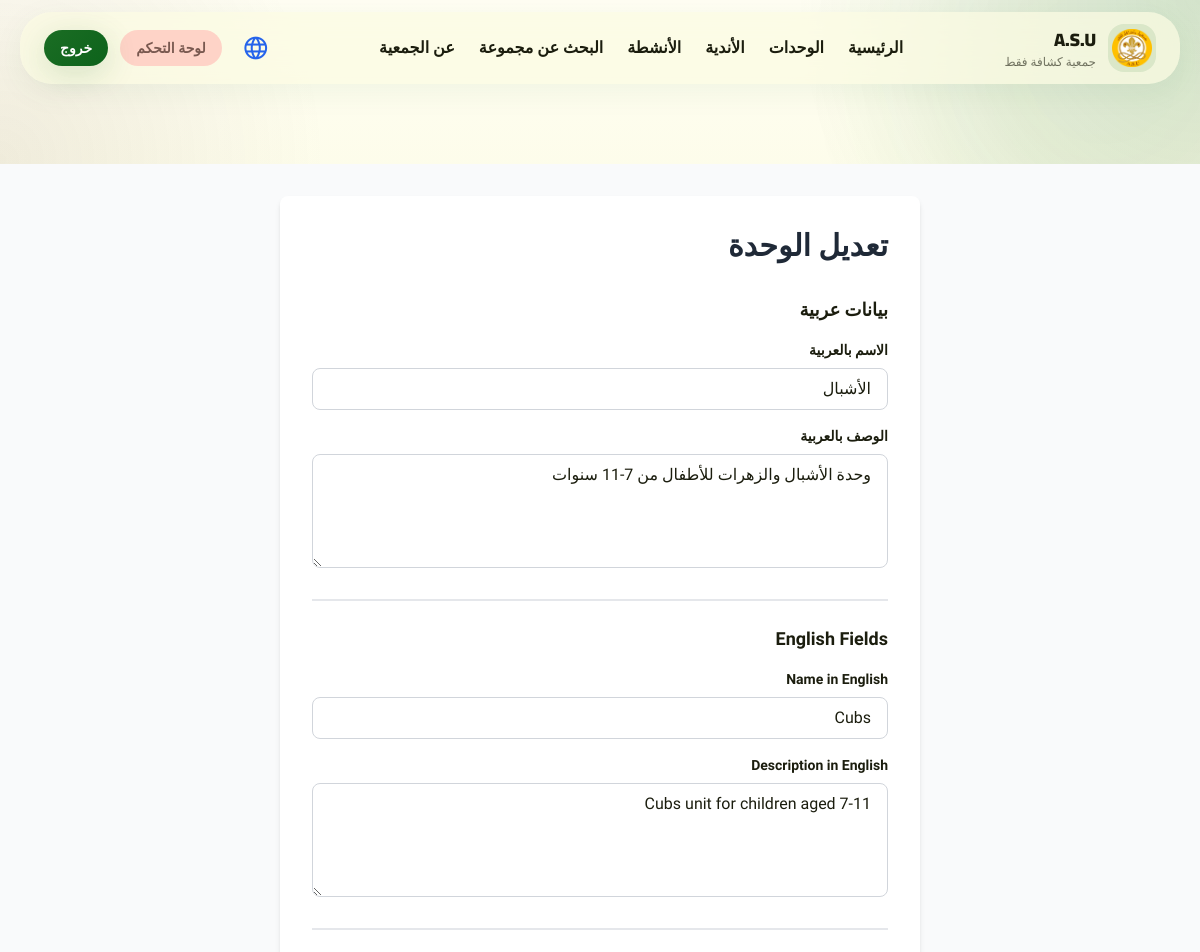
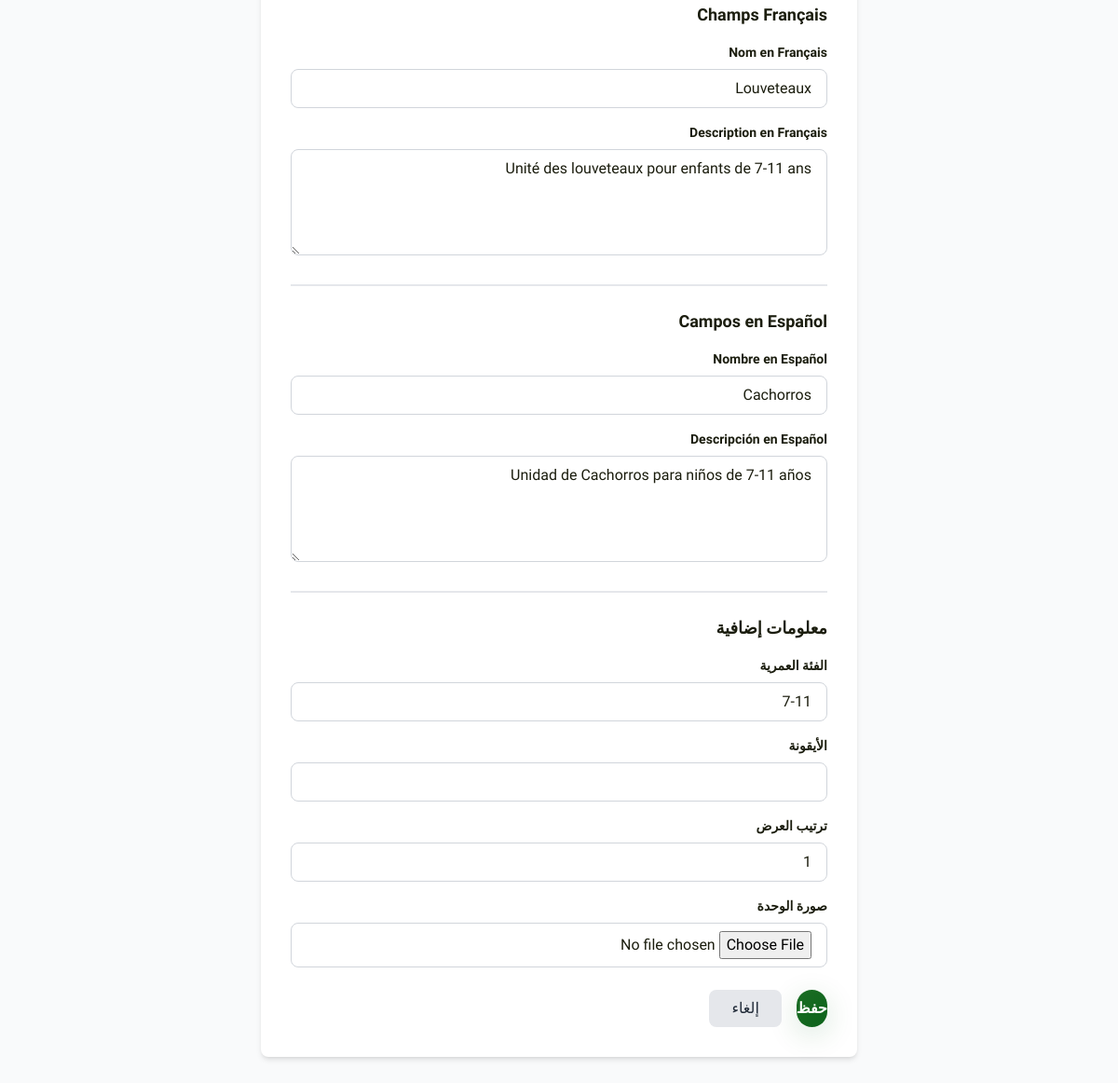
Page /admin/units/8c96baba-1c5c-41f0-bd55-1e432e6db0ec/edit (signed in) on the committed database (2 pictures, top to bottom).
### models.py (models this page shows, shortened)
class Unit(db.Model):
    __tablename__ = 'units'
    id = db.Column(db.String(36), primary_key=True, default=lambda: str(uuid.uuid4()))
    name_ar = db.Column(db.String(120), nullable=False)
    name_en = db.Column(db.String(120), nullable=False)
    name_fr = db.Column(db.String(120), nullable=False)
    name_es = db.Column(db.String(120), nullable=False)
    description_ar = db.Column(db.Text, nullable=False)
    description_en = db.Column(db.Text, nullable=False)
    description_fr = db.Column(db.Text, nullable=False)
    description_es = db.Column(db.Text, nullable=False)
    age_range = db.Column(db.String(50), nullable=False)  # e.g., "7-10"
    icon = db.Column(db.String(50), default='scout')
    image_url = db.Column(db.String(255))
    order = db.Column(db.Integer, default=0)
    created_at = db.Column(db.DateTime, default=datetime.utcnow)
    updated_at = db.Column(db.DateTime, default=datetime.utcnow, onupdate=datetime.utcnow)

### app.py (the view, shortened to what this page needs)
@app.route('/admin/units/<unit_id>/edit', methods=['GET', 'POST'])
@login_required
@admin_required
def admin_edit_unit(unit_id):
    unit = Unit.query.get_or_404(unit_id)
    return render_template('admin/unit_form.html', unit=unit)

### app.py (called while the page is built)
def get_locale():
    supported = app.config['BABEL_SUPPORTED_LOCALES']
    lang = request.args.get('lang')
    if lang in supported:
        return lang
    lang = session.get('lang')
    if lang in supported:
        return lang
    return request.accept_languages.best_match(supported) or app.config['BABEL_DEFAULT_LOCALE']

@app.before_request
def persist_requested_locale():
    lang = request.args.get('lang')
    if lang in app.config['BABEL_SUPPORTED_LOCALES']:
        session['lang'] = lang

@app.context_processor
def inject_locale():
    return {
        'get_locale': get_locale,
        'translate_field': get_translated_field,
        'current_lang': get_locale(),
        'supported_langs': app.config['BABEL_SUPPORTED_LOCALES']
    }

@login_manager.user_loader
def load_user(user_id):
    return User.query.get(user_id)

def admin_required(f):
    @wraps(f)
    def decorated_function(*args, **kwargs):
        if not current_user.is_authenticated or current_user.role != 'admin':
            flash('غير مصرح لك بالوصول إلى هذه الصفحة', 'error')
            abort(403)
        return f(*args, **kwargs)
    return decorated_function

### templates/admin/unit_form.html (shortened to what this page needs)
{% extends "base.html" %}
{% block content %}
<div class="min-h-screen bg-gray-50">
    <div class="max-w-2xl mx-auto px-4 py-8">
        <div class="bg-white rounded-lg shadow-md p-8">
            <h1 class="text-3xl font-black text-gray-800 mb-8">
                {% if unit %}تعديل الوحدة{% else %}إضافة وحدة جديدة{% endif %}
            </h1>
            <form method="POST" enctype="multipart/form-data" class="space-y-6">
                <fieldset class="border-b-2 pb-6">
                    <legend class="font-bold text-lg mb-4">بيانات عربية</legend>
                    <div class="space-y-4">
                        <div>
                            <label class="block text-sm font-bold mb-2">الاسم بالعربية</label>
                            <input type="text" name="name_ar" required value="{{ unit.name_ar if unit else '' }}"
                                class="w-full px-4 py-2 border border-gray-300 rounded-lg">
                        </div>
                        <div>
                            <label class="block text-sm font-bold mb-2">الوصف بالعربية</label>
                            <textarea name="description_ar" rows="4" required
                                class="w-full px-4 py-2 border border-gray-300 rounded-lg">{{ unit.description_ar if unit else '' }}</textarea>
                        </div>
                    </div>
                </fieldset>
                <fieldset class="border-b-2 pb-6">
                    <legend class="font-bold text-lg mb-4">English Fields</legend>
                    <div class="space-y-4">
                        <div>
                            <label class="block text-sm font-bold mb-2">Name in English</label>
                            <input type="text" name="name_en" required value="{{ unit.name_en if unit else '' }}"
                                class="w-full px-4 py-2 border border-gray-300 rounded-lg">
                        </div>
                        <div>
                            <label class="block text-sm font-bold mb-2">Description in English</label>
                            <textarea name="description_en" rows="4" required
                                class="w-full px-4 py-2 border border-gray-300 rounded-lg">{{ unit.description_en if unit else '' }}</textarea>
                        </div>
                    </div>
                </fieldset>
                <fieldset class="border-b-2 pb-6">
                    <legend class="font-bold text-lg mb-4">Champs Français</legend>
                    <div class="space-y-4">
                        <div>
                            <label class="block text-sm font-bold mb-2">Nom en Français</label>
                            <input type="text" name="name_fr" required value="{{ unit.name_fr if unit else '' }}"
                                class="w-full px-4 py-2 border border-gray-300 rounded-lg">
                        </div>
                        <div>
                            <label class="block text-sm font-bold mb-2">Description en Français</label>
                            <textarea name="description_fr" rows="4" required
                                class="w-full px-4 py-2 border border-gray-300 rounded-lg">{{ unit.description_fr if unit else '' }}</textarea>
                        </div>
                    </div>
                </fieldset>
                <fieldset class="border-b-2 pb-6">
                    <legend class="font-bold text-lg mb-4">Campos en Español</legend>
                    <div class="space-y-4">
                        <div>
                            <label class="block text-sm font-bold mb-2">Nombre en Español</label>
                            <input type="text" name="name_es" required value="{{ unit.name_es if unit else '' }}"
                                class="w-full px-4 py-2 border border-gray-300 rounded-lg">
                        </div>
                        <div>
                            <label class="block text-sm font-bold mb-2">Descripción en Español</label>
                            <textarea name="description_es" rows="4" required
                                class="w-full px-4 py-2 border border-gray-300 rounded-lg">{{ unit.description_es if unit else '' }}</textarea>
                        </div>
                    </div>
                </fieldset>
                <fieldset>
                    <legend class="font-bold text-lg mb-4">معلومات إضافية</legend>
                    <div class="space-y-4">
                        <div>
                            <label class="block text-sm font-bold mb-2">الفئة العمرية</label>
                            <input type="text" name="age_range" placeholder="مثال: 7-10"
                                value="{{ unit.age_range if unit else '' }}"
                                class="w-full px-4 py-2 border border-gray-300 rounded-lg">
                        </div>
                        <div>
                            <label class="block text-sm font-bold mb-2">الأيقونة</label>
                            <input type="text" name="icon" value="{{ unit.icon if unit else 'scout' }}"
                                class="w-full px-4 py-2 border border-gray-300 rounded-lg">
                        </div>
                        <div>
                            <label class="block text-sm font-bold mb-2">ترتيب العرض</label>
                            <input type="number" name="order" value="{{ unit.order if unit else 0 }}"
                                class="w-full px-4 py-2 border border-gray-300 rounded-lg">
                        </div>
                        <div>
                            <label class="block text-sm font-bold mb-2">صورة الوحدة</label>
                            <input type="file" name="image" accept="image/*"
                                class="w-full px-4 py-2 border border-gray-300 rounded-lg">
                        </div>
                    </div>
                </fieldset>
                <div class="flex gap-4">
                    <button type="submit" class="btn-primary">حفظ</button>
                    <a href="{{ url_for('admin_units') }}"
                        class="bg-gray-200 text-gray-800 px-6 py-2 rounded-lg hover:bg-gray-300 transition-colors">إلغاء</a>
                </div>
            </form>
        </div>
    </div>
</div>
{% endblock %}

### static/css/styles.css (style rules this page uses)
body { font-family: 'Cairo', sans-serif; }
.btn-primary { background-color: #ffcc33; color: #2c160e; }

### templates/base.html (style rules this page uses)
:root { --primary: #0d631b; --primary-container: #2e7d32; --secondary: #77574d; --surface: #fbfbe2; --surface-low: #f5f5dc; --surface-high: #f0efd3; --surface-highest: #fffef3; --on-surface: #1b1d0e; --ghost-border: rgba(191, 202, 186, 0.15); --glass: rgba(251, 251, 226, 0.72); --shadow-soft: 0 8px 32px rgba(13, 99, 27, 0.06); }
* { font-family: 'Almarai', 'Cairo', sans-serif; }
html { scroll-behavior: smooth; }
body { background: radial-gradient(circle at top right, rgba(46, 125, 50, 0.16), transparent 28%), radial-gradient(circle at left 20%, rgba(119, 87, 77, 0.10), transparent 24%), linear-gradient(180deg, #fffef3 0%, var(--surface) 42%, #f7f6df 100%); color: var(--on-surface); }
.btn-primary, .btn-secondary { display: inline-flex; align-items: center; justify-content: center; gap: 0.5rem; border-radius: 9999px; font-weight: 800; transition: transform 0.22s ease, opacity 0.22s ease, box-shadow 0.22s ease; }
.btn-primary { background: linear-gradient(135deg, #1b6d24 0%, #0d631b 100%); color: white; box-shadow: 0 8px 32px rgba(13, 99, 27, 0.16); }

### rows in the picture
Unit: name_ar "الأشبال", description_ar "وحدة الأشبال والزهرات للأطفال من 7-11 سنوات", name_en "Cubs", description_en "Cubs unit for children aged 7-11", name_fr "Louveteaux", description_fr "Unité des louveteaux pour enfants de 7-11 ans", name_es "Cachorros", description_es "Unidad de Cachorros para niños de 7-11 años", age_range "7-11", order "1"

### other values in the picture
{{ text.brand_name }} "جمعية كشافة فقط"
{{ text.nav_home }} "الرئيسية"
{{ text.nav_units }} "الوحدات"
{{ text.nav_clubs }} "الأندية"
{{ text.nav_activities }} "الأنشطة"
{{ text.nav_find_group }} "البحث عن مجموعة"
{{ text.nav_about }} "عن الجمعية"
{{ text.dashboard }} "لوحة التحكم"
{{ text.logout }} "خروج"
